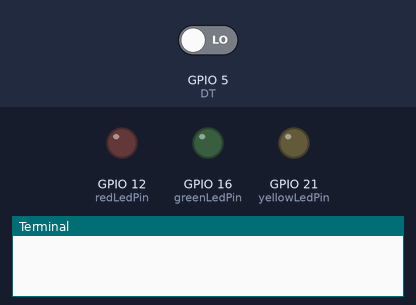
Simulated run of this program. Board: Raspberry Pi (BCM pin numbers). On the bench: output pins drawn as LEDs (lit = HIGH), the last lines printed to the terminal. The inputs (shaded band) are chosen by the test bench; at power-on: GPIO 5 (DT) LOW. The interpreter's speed is modelled, so counts of loop turns are approximate; sending an e-mail succeeds after 1 s; pins used as bus, display or sensor lines are not drawn.

Above: at 0.6 s.
At 3.6 s:
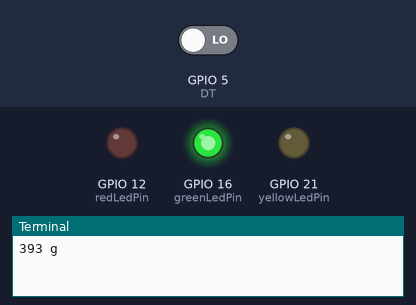
Timing chart, 0 to 5.1 s (numbered marks = the images above):
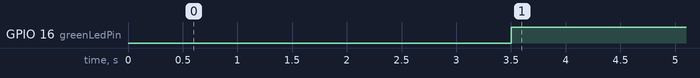

Measured:
- by itself, GPIO 16 (greenLedPin): LOW → HIGH at 3.5 s

The program:

RazanSmartPro.py
```python
import RPi.GPIO as gpio
import time
import smtplib
from email.message import EmailMessage

from_email_addr ="fromraspberry4@outlook.com"
from_email_pass = "khluwprjinfdhtespy"
to_email_addr ="1deliou10@gmail.com"

msg = EmailMessage()

msg['From'] = from_email_addr
msg['To'] = to_email_addr

msg['Subject'] = 'Warning'

server = smtplib.SMTP('smtp.office365.com', 587)

server.starttls()

server.login(from_email_addr, from_email_pass)

DT =5

SCK=6

HIGH=1

LOW=0

sample=0

redLedPin = 12

greenLedPin = 16

yellowLedPin = 21

gpio.setwarnings(False)

gpio.setmode(gpio.BCM)

gpio.setup(SCK, gpio.OUT)

gpio.setup(redLedPin, gpio.OUT)

gpio.setup(greenLedPin, gpio.OUT)

gpio.setup(yellowLedPin, gpio.OUT)

def measureWeight():

  i=0

  weight=0

 # print weight

 # time.sleep(0.001)

  gpio.setup(DT, gpio.OUT)

  gpio.output(DT,1)

  gpio.output(SCK,0)

  gpio.setup(DT, gpio.IN)

  while gpio.input(DT) == 1:

      i=0

  for i in range(24):

        gpio.output(SCK,1)

        weight=weight<<1

        gpio.output(SCK,0)

        #time.sleep(0.001)

        if gpio.input(DT) == 0:

            weight=weight+1

            #print Weight

  gpio.output(SCK,1)

  weight=weight^0x800000

  #time.sleep(0.001)

  gpio.output(SCK,0)

  return weight

time.sleep(3)

calibration = 416000

zeroValue = 8225000

#gpio.cleanup()

weightChanged = False

msg.set_content("Warning the holder cups is empty")

prevWeight = 0

while 1:

      measuredWeight = measureWeight()

      actualWeight= ( measuredWeight - zeroValue )/ calibration * 1000

      actualWeight = round(actualWeight)

      if abs(actualWeight - prevWeight) > 30:
          weightChanged = True
          prevWeight = actualWeight

      print(actualWeight, "g")
    #  body ="Hello from Raspberry Pi"
      msg.set_content(str(actualWeight))

      delay = 20

      while delay:

          delay = delay - 1

          if actualWeight < 200:

              gpio.output(redLedPin, gpio.HIGH)

              gpio.output(greenLedPin, gpio.LOW)

              gpio.output(yellowLedPin, gpio.LOW)

              if weightChanged:

                  weightChanged = False

                  msg.set_content(str(actualWeight) + ":  Warning the holder cups is empty")

          elif 200 < actualWeight and actualWeight < 350:

              gpio.output(redLedPin, gpio.LOW)

              gpio.output(greenLedPin, gpio.LOW)

              gpio.output(yellowLedPin, gpio.HIGH)

              if weightChanged:

                  weightChanged = False

                  msg.set_content("There is " + str(actualWeight) + "g")


          else:

              gpio.output(redLedPin, gpio.LOW)

              gpio.output(greenLedPin, gpio.HIGH)

              gpio.output(yellowLedPin, gpio.LOW)

              if weightChanged:

                  weightChanged = False

                  msg.set_content("There is " + str(actualWeight) + "g")

      server.send_message(msg)
      print('Email sent')
      time.sleep(1)
server.quit()
```
